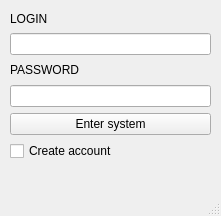
<?xml version="1.0" encoding="UTF-8"?>
<ui version="4.0">
 <class>MainWindow</class>
 <widget class="QMainWindow" name="MainWindow">
  <property name="geometry">
   <rect>
    <x>0</x>
    <y>0</y>
    <width>221</width>
    <height>216</height>
   </rect>
  </property>
  <property name="windowTitle">
   <string>MainWindow</string>
  </property>
  <widget class="QWidget" name="centralwidget">
   <property name="sizePolicy">
    <sizepolicy hsizetype="Preferred" vsizetype="Preferred">
     <horstretch>0</horstretch>
     <verstretch>0</verstretch>
    </sizepolicy>
   </property>
   <layout class="QVBoxLayout" name="verticalLayout_2">
    <item>
     <layout class="QVBoxLayout" name="verticalLayout">
      <property name="leftMargin">
       <number>1</number>
      </property>
      <property name="topMargin">
       <number>1</number>
      </property>
      <property name="rightMargin">
       <number>1</number>
      </property>
      <property name="bottomMargin">
       <number>1</number>
      </property>
      <item>
       <widget class="QLabel" name="label_2">
        <property name="text">
         <string>LOGIN</string>
        </property>
       </widget>
      </item>
      <item>
       <widget class="QLineEdit" name="log">
        <property name="text">
         <string/>
        </property>
       </widget>
      </item>
      <item>
       <widget class="QLabel" name="label">
        <property name="text">
         <string>PASSWORD</string>
        </property>
       </widget>
      </item>
      <item>
       <widget class="QLineEdit" name="passw">
        <property name="text">
         <string/>
        </property>
       </widget>
      </item>
      <item>
       <widget class="QPushButton" name="pushButton">
        <property name="text">
         <string>Enter system</string>
        </property>
       </widget>
      </item>
      <item>
       <widget class="QCheckBox" name="checkBox">
        <property name="text">
         <string>Create account</string>
        </property>
       </widget>
      </item>
      <item>
       <widget class="QLabel" name="label_3">
        <property name="palette">
         <palette>
          <active>
           <colorrole role="Text">
            <brush brushstyle="SolidPattern">
             <color alpha="255">
              <red>255</red>
              <green>0</green>
              <blue>0</blue>
             </color>
            </brush>
           </colorrole>
           <colorrole role="PlaceholderText">
            <brush brushstyle="SolidPattern">
             <color alpha="128">
              <red>255</red>
              <green>0</green>
              <blue>0</blue>
             </color>
            </brush>
           </colorrole>
          </active>
          <inactive>
           <colorrole role="Text">
            <brush brushstyle="SolidPattern">
             <color alpha="255">
              <red>255</red>
              <green>0</green>
              <blue>0</blue>
             </color>
            </brush>
           </colorrole>
           <colorrole role="PlaceholderText">
            <brush brushstyle="SolidPattern">
             <color alpha="128">
              <red>255</red>
              <green>0</green>
              <blue>0</blue>
             </color>
            </brush>
           </colorrole>
          </inactive>
          <disabled>
           <colorrole role="Text">
            <brush brushstyle="SolidPattern">
             <color alpha="255">
              <red>120</red>
              <green>120</green>
              <blue>120</blue>
             </color>
            </brush>
           </colorrole>
           <colorrole role="PlaceholderText">
            <brush brushstyle="SolidPattern">
             <color alpha="128">
              <red>0</red>
              <green>0</green>
              <blue>0</blue>
             </color>
            </brush>
           </colorrole>
          </disabled>
         </palette>
        </property>
        <property name="text">
         <string/>
        </property>
        <property name="textInteractionFlags">
         <set>Qt::NoTextInteraction</set>
        </property>
       </widget>
      </item>
     </layout>
    </item>
   </layout>
  </widget>
  <widget class="QMenuBar" name="menubar">
   <property name="geometry">
    <rect>
     <x>0</x>
     <y>0</y>
     <width>221</width>
     <height>21</height>
    </rect>
   </property>
  </widget>
  <widget class="QStatusBar" name="statusbar"/>
 </widget>
 <resources/>
 <connections/>
</ui>
